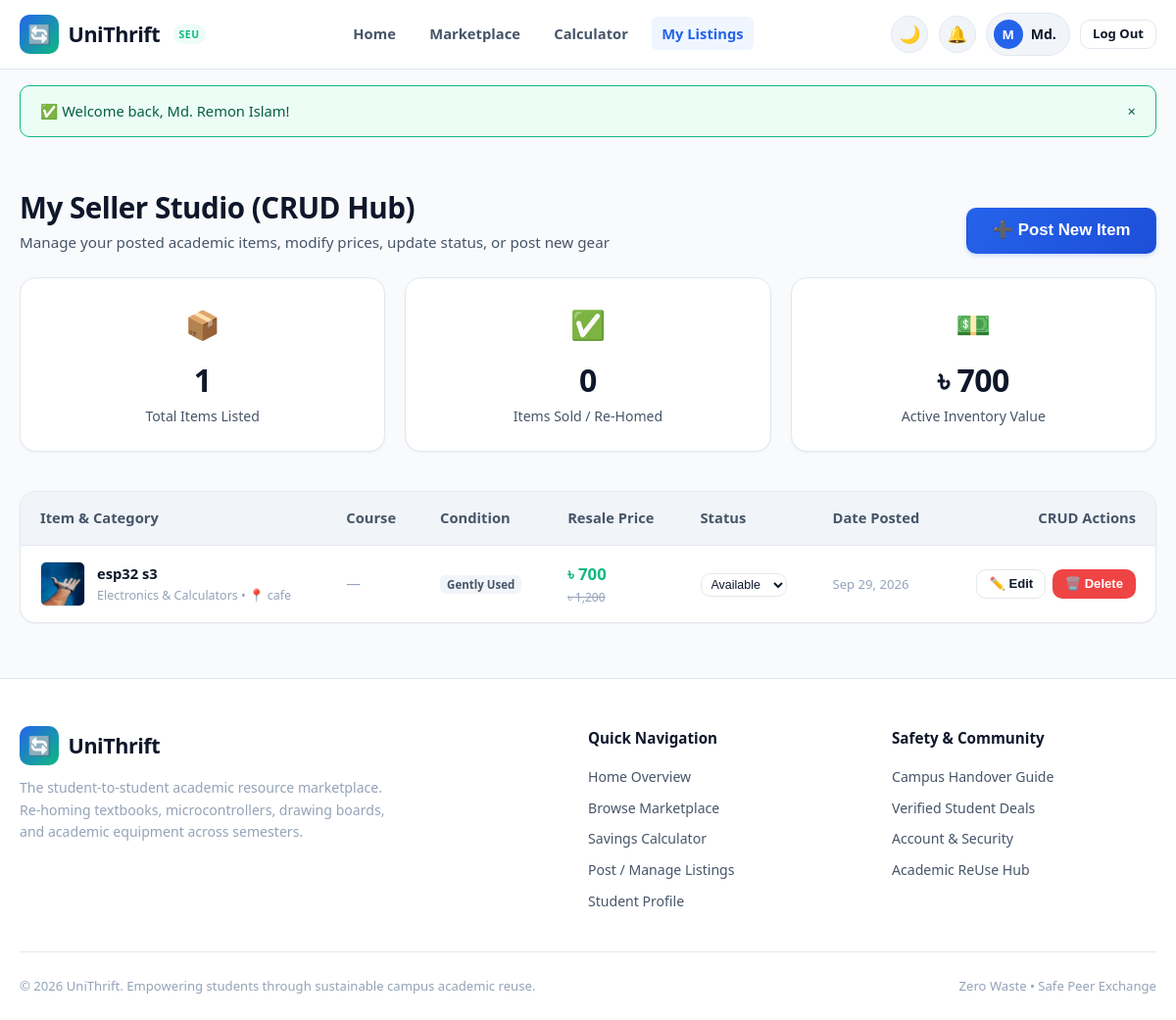
Page /my_listings.php (signed in) on the earlier database version.
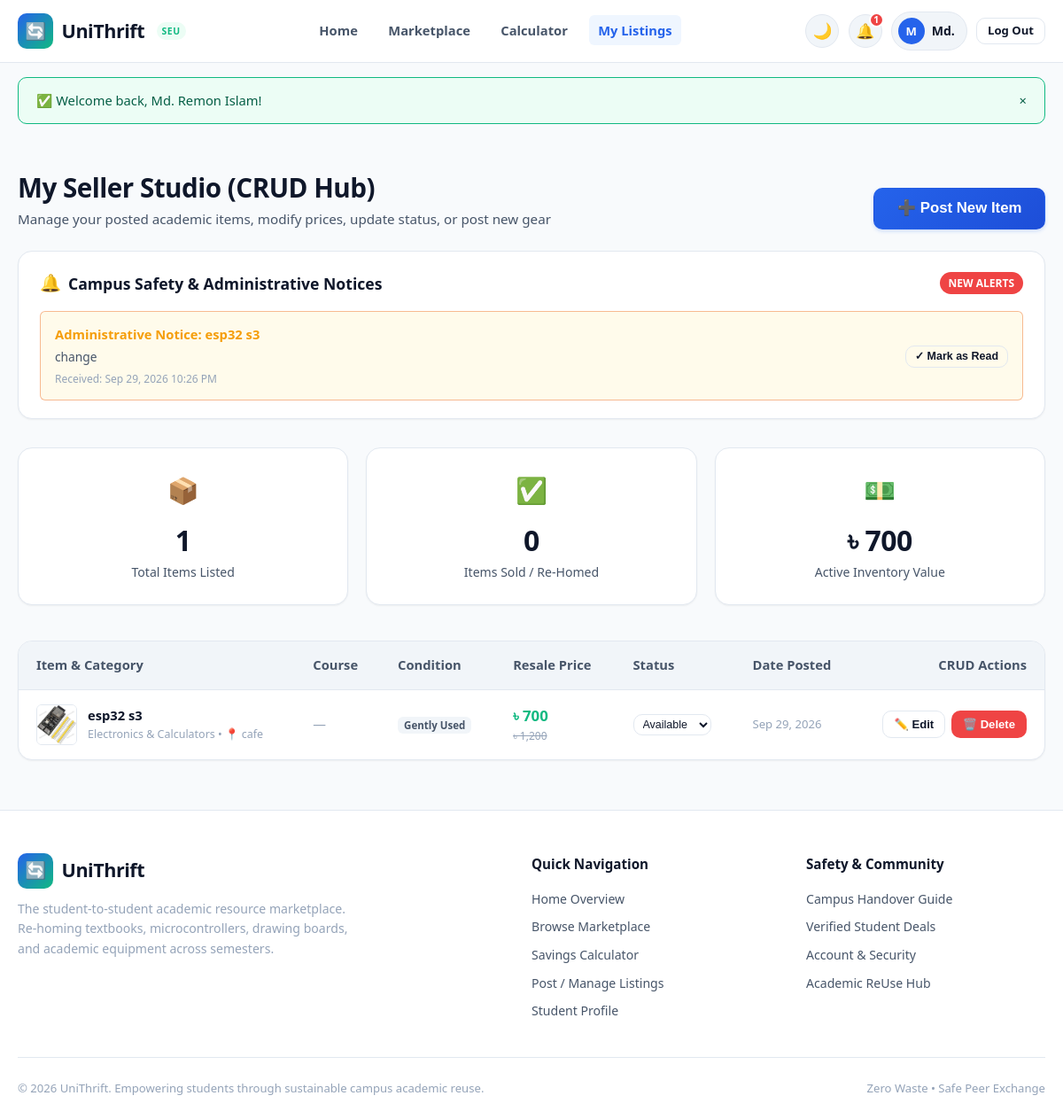
Same page on the later database version.
### tables this page shows
CREATE TABLE `items` (
  `id` int(11) NOT NULL AUTO_INCREMENT,
  `user_id` int(11) NOT NULL,
  `title` varchar(150) NOT NULL,
  `category` enum('Textbooks','Lab Gear & Kits','Drawing & Tools','Electronics & Calculators','Other') NOT NULL,
  `course_code` varchar(20) DEFAULT NULL,
  `item_condition` enum('Like New','Gently Used','Fair') NOT NULL,
  `original_price` decimal(10,2) NOT NULL,
  `selling_price` decimal(10,2) NOT NULL,
  `description` text NOT NULL,
  `meetup_location` varchar(120) NOT NULL,
  `image_icon` varchar(10) DEFAULT '?',
  `image_url` varchar(255) DEFAULT NULL,
  `status` enum('Available','Reserved','Sold') DEFAULT 'Available',
  `created_at` timestamp NOT NULL DEFAULT current_timestamp(),
  `updated_at` timestamp NOT NULL DEFAULT current_timestamp() ON UPDATE current_timestamp(),
  PRIMARY KEY (`id`),
  KEY `user_id` (`user_id`),
  CONSTRAINT `items_ibfk_1` FOREIGN KEY (`user_id`) REFERENCES `users` (`id`) ON DELETE CASCADE
);

CREATE TABLE `notifications` (
  `id` int(11) NOT NULL AUTO_INCREMENT,
  `user_id` int(11) NOT NULL,
  `item_id` int(11) DEFAULT NULL,
  `title` varchar(150) NOT NULL,
  `message` text NOT NULL,
  `is_read` tinyint(1) DEFAULT 0,
  `created_at` timestamp NOT NULL DEFAULT current_timestamp(),
  PRIMARY KEY (`id`),
  KEY `user_id` (`user_id`),
  KEY `item_id` (`item_id`),
  CONSTRAINT `notifications_ibfk_1` FOREIGN KEY (`user_id`) REFERENCES `users` (`id`) ON DELETE CASCADE,
  CONSTRAINT `notifications_ibfk_2` FOREIGN KEY (`item_id`) REFERENCES `items` (`id`) ON DELETE SET NULL
);

### includes/auth_check.php (called while the page is built, shortened)
<?php
function is_logged_in(): bool {
    return !empty($_SESSION['user_id']);
}
function current_user(): ?array {
    return [
        'id'          => $_SESSION['user_id'],
        'student_id'  => $_SESSION['student_id'] ?? '',
        'full_name'   => $_SESSION['full_name'] ?? 'Student',
        'email'       => $_SESSION['email'] ?? '',
        'role'        => $_SESSION['role'] ?? 'student',
        'department'  => $_SESSION['department'] ?? 'CSE',
        'phone'       => $_SESSION['phone'] ?? ''
    ];
}
function format_price($amount): string {
    return APP_CURRENCY . ' ' . number_format((float)$amount, 0);
}
function get_item_image(?string $imageUrl): ?string {
    $cleanPath = ltrim($imageUrl, '/\\');
    if (file_exists(__DIR__ . '/../' . $cleanPath) || file_exists(__DIR__ . '/' . $cleanPath)) {
        return $imageUrl;
    }
    return null;
}

### my_listings.php (the view, shortened to what the changed rows need)
<?php
require_once __DIR__ . '/config/db.php';
require_once __DIR__ . '/includes/auth_check.php';
$userId = (int)$_SESSION['user_id'];
$userListings = [];
$userNotifications = [];
try {
    $stmt = $pdo->prepare("SELECT * FROM items WHERE user_id = :uid ORDER BY id DESC");
    $stmt->execute([':uid' => $userId]);
    $userListings = $stmt->fetchAll();
    $nStmt = $pdo->prepare("SELECT * FROM notifications WHERE user_id = :uid ORDER BY id DESC LIMIT 10");
    $nStmt->execute([':uid' => $userId]);
    $userNotifications = $nStmt->fetchAll();
} catch (PDOException $e) {
    $error = "Failed to load studio data: " . $e->getMessage();
}
require_once __DIR__ . '/includes/header.php';
?>
<div class="container" style="padding-top: 2rem; padding-bottom: 3.5rem;">
    <div class="section-header" style="margin-bottom: 1.5rem;">
        <div>
            <h1 class="section-title">My Seller Studio (CRUD Hub)</h1>
        </div>
    </div>
    <?php if (!empty($userNotifications)): ?>
        <div id="notifications" style="margin-bottom: 2rem;">
            <div style="background: var(--bg-card); border: 1px solid var(--border-color); border-radius: var(--radius-lg); padding: 1.25rem 1.5rem; box-shadow: var(--shadow-sm);">
                <div style="display: flex; justify-content: space-between; align-items: center; margin-bottom: 1rem; flex-wrap: wrap; gap: 0.5rem;">
                    <div style="display: flex; align-items: center; gap: 0.5rem;">
                        <span style="font-size: 1.2rem;">🔔</span>
                        <h3 style="font-size: 1.1rem; font-weight: 800; margin: 0;">Campus Safety &amp; Administrative Notices</h3>
                    </div>
                    <?php
                        $hasUnread = false;
                        foreach ($userNotifications as $n) { if (!$n['is_read']) { $hasUnread = true; break; } }
                    ?>
                    <?php if ($hasUnread): ?>
                        <span class="badge" style="background: var(--danger); color: #fff; font-size: 0.75rem; font-weight: 800; padding: 3px 10px; border-radius: var(--radius-full);">NEW ALERTS</span>
                    <?php endif; ?>
                </div>
                <div style="display: flex; flex-direction: column; gap: 0.75rem;">
                    <?php foreach ($userNotifications as $notif): ?>
                        <div style="background: <?= $notif['is_read'] ? 'var(--bg-surface)' : 'var(--warning-light)' ?>; border: 1px solid <?= $notif['is_read'] ? 'var(--border-color)' : 'rgba(234, 88, 12, 0.4)' ?>; border-radius: var(--radius-sm); padding: 0.85rem 1rem; display: flex; justify-content: space-between; align-items: flex-start; gap: 1rem; flex-wrap: wrap;">
                            <div style="flex: 1; min-width: 240px;">
                                <div style="font-weight: 700; font-size: 0.92rem; color: <?= $notif['is_read'] ? 'var(--text-primary)' : 'var(--warning)' ?>; margin-bottom: 0.25rem;">
                                    <?= htmlspecialchars($notif['title']) ?>
                                </div>
                                <div style="font-size: 0.86rem; color: var(--text-secondary); line-height: 1.4;">
                                    <?= nl2br(htmlspecialchars($notif['message'])) ?>
                                </div>
                                <div style="font-size: 0.75rem; color: var(--text-muted); margin-top: 0.35rem;">
                                    Received: <?= date('M d, Y h:i A', strtotime($notif['created_at'])) ?>
                                </div>
                            </div>
                            <?php if (!$notif['is_read']): ?>
                                <form method="POST" action="my_listings.php" style="margin: 0; align-self: center;">
                                    <button type="submit" class="btn btn-outline btn-sm" style="font-size: 0.78rem; padding: 4px 10px;" title="Dismiss alert">
                                        ✓ Mark as Read
                                    </button>
                                </form>
                            <?php else: ?>
                                <span style="font-size: 0.75rem; color: var(--text-muted); align-self: center;">✓ Read</span>
                            <?php endif; ?>
                        </div>
                    <?php endforeach; ?>
                </div>
            </div>
        </div>
    <?php endif; ?>
    <div class="table-responsive">
        <?php if (empty($userListings)): ?>
            <div style="text-align: center; padding: 3.5rem 1rem;">
                <div style="font-size: 3rem; margin-bottom: 1rem;">📦</div>
                <h3 style="font-size: 1.3rem; margin-bottom: 0.5rem;">You haven't listed any items yet</h3>
                <p style="color: var(--text-secondary); margin-bottom: 1.5rem;">
                    Have textbooks, microcontrollers, drawing boards, or calculators you no longer use? Pass them down to juniors!
                </p>
                <button type="button" class="btn btn-primary" onclick="openModal('createItemModal')">
                    ➕ Post Your First Item
                </button>
            </div>
        <?php else: ?>
            <table class="custom-table responsive-card-table">
                <thead>
                    <tr>
                        <th>Item &amp; Category</th>
                        <th>Course</th>
                        <th>Condition</th>
                        <th>Resale Price</th>
                        <th>Status</th>
                        <th>Date Posted</th>
                        <th style="text-align: right;">CRUD Actions</th>
                    </tr>
                </thead>
                <tbody>
                    <?php foreach ($userListings as $item): ?>
                        <tr>
                            <td data-label="Item">
                                <div style="display: flex; align-items: center; gap: 0.75rem;">
                                    <?php $imgSrc = get_item_image($item['image_url'] ?? null); ?>
                                    <?php if ($imgSrc): ?>
                                        <img src="<?= htmlspecialchars($imgSrc) ?>" alt="Photo" style="width: 46px; height: 46px; object-fit: cover; border-radius: var(--radius-sm); border: 1px solid var(--border-color); flex-shrink: 0;">
                                    <?php else: ?>
                                        <span style="font-size: 1.7rem; flex-shrink: 0;"><?= htmlspecialchars($item['image_icon'] ?? '📦') ?></span>
                                    <?php endif; ?>
                                    <div>
                                        <a href="item_details.php?id=<?= (int)$item['id'] ?>" style="font-weight: 700; color: var(--text-primary);">
                                            <?= htmlspecialchars($item['title']) ?>
                                        </a>
                                        <div style="font-size: 0.78rem; color: var(--text-muted);">
                                            <?= htmlspecialchars($item['category']) ?> &bull; 📍 <?= htmlspecialchars($item['meetup_location']) ?>
                                        </div>
                                    </div>
                                </div>
                            </td>
                            <td data-label="Course">
                                <?php if (!empty($item['course_code'])): ?>
                                    <span class="tag-course"><?= htmlspecialchars($item['course_code']) ?></span>
                                <?php else: ?>
                                    <span style="color: var(--text-muted);">&mdash;</span>
                                <?php endif; ?>
                            </td>
                            <td data-label="Condition">
                                <span class="tag-condition"><?= htmlspecialchars($item['item_condition']) ?></span>
                            </td>
                            <td data-label="Resale Price">
                                <strong style="color: var(--accent); font-size: 1.05rem;">
                                    <?= format_price($item['selling_price']) ?>
                                </strong>
                                <?php if ((float)$item['original_price'] > (float)$item['selling_price']): ?>
                                    <div style="font-size: 0.75rem; color: var(--text-muted); text-decoration: line-through;">
                                        <?= format_price($item['original_price']) ?>
                                    </div>
                                <?php endif; ?>
                            </td>
                            <td data-label="Status">
                                <form method="POST" action="my_listings.php" style="display: inline-block;">
                                    <select name="new_status" onchange="this.form.submit()" class="custom-select" style="font-size: 0.78rem; padding: 3px 6px;">
                                        <option value="Available" <?= $item['status'] === 'Available' ? 'selected' : '' ?>>Available</option>
                                    </select>
                                </form>
                            </td>
                            <td data-label="Date Posted" style="font-size: 0.82rem; color: var(--text-muted);">
                                <?= date('M d, Y', strtotime($item['created_at'])) ?>
                            </td>
                            <td data-label="Actions" style="text-align: right;">
                                <div style="display: flex; gap: 0.4rem; justify-content: flex-end;">
                                    <button type="button" class="btn btn-outline btn-sm" onclick='openEditModal(<?= json_encode($item, JSON_HEX_APOS | JSON_HEX_QUOT) ?>)'>
                                        ✏️ Edit
                                    </button>
                                    <button type="button" class="btn btn-danger btn-sm" onclick="confirmDelete(<?= (int)$item['id'] ?>, '<?= htmlspecialchars(addslashes($item['title'])) ?>')">
                                        🗑️ Delete
                                    </button>
                                </div>
                            </td>
                        </tr>
                    <?php endforeach; ?>
                </tbody>
            </table>
        <?php endif; ?>
    </div>
</div>
<?php require_once __DIR__ . '/includes/footer.php'; ?>

### includes/header.php (shortened to what the changed rows need)
<?php
require_once __DIR__ . '/../config/db.php';
require_once __DIR__ . '/auth_check.php';
$currentUser = current_user();
$unreadNotifsCount = 0;
if ($currentUser && isset($pdo)) {
    try {
        $notifCountStmt = $pdo->prepare("SELECT COUNT(*) FROM notifications WHERE user_id = :uid AND is_read = 0");
        $notifCountStmt->execute([':uid' => $currentUser['id']]);
        $unreadNotifsCount = (int)$notifCountStmt->fetchColumn();
    } catch (PDOException $e) {
    }
}
?>
<!DOCTYPE html>
<html lang="en" data-theme="light">
<head>
    <link rel="stylesheet" href="assets/css/style.css">
</head>
<body>
<header class="site-header">
    <div class="container navbar">
        <div class="nav-actions">
            <?php if ($currentUser): ?>
                <a href="my_listings.php#notifications" class="theme-toggle-btn" title="Administrative &amp; Safety Notices" aria-label="Notifications" style="position: relative; text-decoration: none; display: inline-flex; align-items: center; justify-content: center; font-size: 1.05rem;">
                    🔔
                    <?php if ($unreadNotifsCount > 0): ?>
                        <span style="position: absolute; top: -3px; right: -3px; background: var(--danger); color: #fff; font-size: 0.65rem; font-weight: 800; min-width: 17px; height: 17px; border-radius: 50%; display: flex; align-items: center; justify-content: center; padding: 1px; border: 2px solid var(--bg-card); line-height: 1;">
                            <?= $unreadNotifsCount ?>
                        </span>
                    <?php endif; ?>
                </a>
            <?php else: ?>
                <a href="auth.php" class="btn btn-primary btn-sm" style="white-space: nowrap;">
                    Sign In
                </a>
            <?php endif; ?>
        </div>
    </div>
</header>

Differences in the rows shown:
added notifications: title "Administrative Notice: esp32 s3", message "change", created_at "Sep 29, 2026 10:26 PM"
changed items "esp32 s3": image_url: a different picture
Other differences:
$unreadNotifsCount: (not shown) → "1"
text now shown: "🔔 Campus Safety & Administrative Notices NEW ALERTS"
